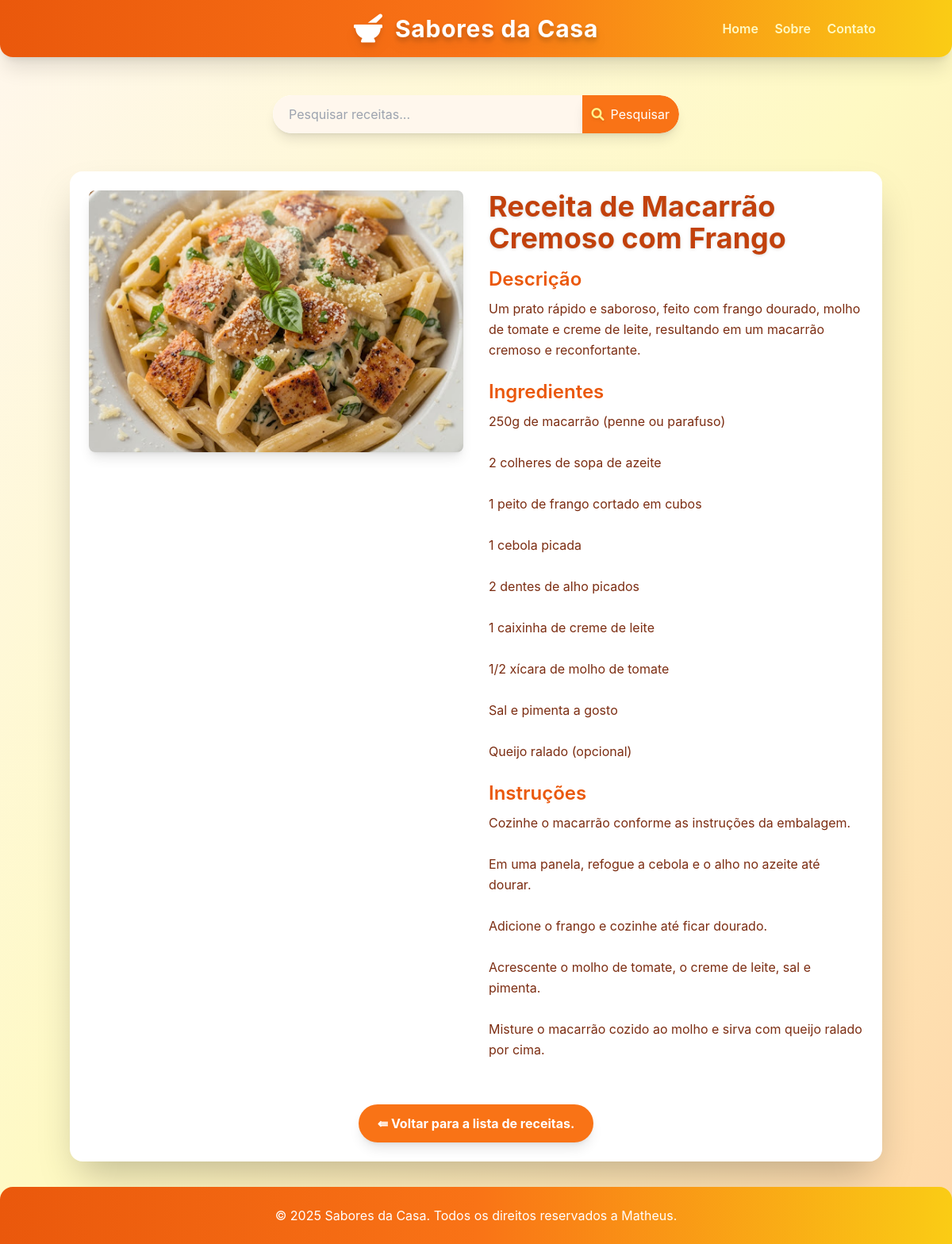
Page /receitas/receita/2/ on the committed database.
### receitas/models.py (models this page shows, shortened)
class Receita(models.Model):
    CATEGORIAS = [
        ("doces", "Doces"),
        ("salgadas", "Salgadas"),
        ("bebidas", "Bebidas"),
    ]
    title = models.CharField(max_length=200)
    description = models.TextField()
    ingredients = models.TextField()
    instructions = models.TextField()
    categoria = models.CharField(max_length=20, choices=CATEGORIAS, default="doces")
    image = models.ImageField(upload_to="receitas/images/", null=True, blank=True)
    created_at = models.DateTimeField(auto_now_add=True)
    updated_at = models.DateTimeField(auto_now=True)
    class Meta:
        verbose_name = "Receita"
        verbose_name_plural = "Receitas"
        ordering = ["-created_at"]

### receitas/views.py (the view)
# urls.py: path('receita/<int:id>/', views.receita_detail, name='receita_detail'),
def receita_detail(request, id):
    receita = get_object_or_404(Receita, pk=id)
    return render(request, "receitas/receita_detail.html", {"receita": receita})

### receitas/templates/receitas/receita_detail.html (shortened to what this page needs)
{% extends "receitas/base.html" %}
{% block content %}
<div class="flex flex-col md:flex-row gap-8">
    {% if receita.image %}
    <div class="md:w-1/2">
        <img src="{{ receita.image.url }}" alt="[Imagem da {{ receita.title }}]"
            class="w-full h-auto object-cover rounded-lg shadow-lg transition-shadow duration-300">
    </div>
    {% endif %}
    <div class="md:w-1/2">
        <h2 class="text-4xl font-bold text-orange-700 mb-4 drop-shadow">{{ receita.title }}</h2>
        <h3 class="text-2xl font-semibold text-orange-600 mb-2">Descrição</h3>
        <p class="text-orange-900 mb-6 leading-relaxed">{{ receita.description }}</p>
        <h3 class="text-2xl font-semibold text-orange-600 mb-2">Ingredientes</h3>
        <p class="text-orange-900 mb-6 leading-relaxed whitespace-pre-wrap">{{ receita.ingredients }}</p>
        <h3 class="text-2xl font-semibold text-orange-600 mb-2">Instruções</h3>
        <p class="text-orange-900 mb-6 leading-relaxed whitespace-pre-wrap">{{ receita.instructions }}</p>
    </div>
</div>
<div class="mt-8 text-center">
    <a href="{% url 'home' %}"
        class="inline-block bg-orange-500 hover:bg-orange-600 text-white font-bold py-3 px-6 rounded-full transition duration-300 ease-in-out shadow-lg">
        &lAarr; Voltar para a lista de receitas.
    </a>
</div>
{% endblock %}

### receitas/templates/receitas/base.html (style rules this page uses)
body { font-family: 'Inter', sans-serif; }

### rows in the picture
Receita: image (picture), title "Receita de Macarrão Cremoso com Frango", description "Um prato rápido e saboroso, feito com frango dourado, molho de tomate e creme de leite, resultando em um macarrão cremoso e reconfortante.", ingredients "250g de macarrão (penne ou parafuso) 2 colheres de sopa de azeite 1 peito de frango cortado em cubos 1 cebola picada 2 dentes de alho picados 1 caixinha de creme de leite 1/2 xícara de molho de tomate Sal e pimenta a gosto Queijo ralado (opcional)", instructions "Cozinhe o macarrão conforme as instruções da embalagem. Em uma panela, refogue a cebola e o alho no azeite até dourar. Adicione o frango e cozinhe até ficar dourado. Acrescente o molho de tomate, o creme de leite, sal e pimenta. Misture o macarrão cozido ao molho e sirva com queijo ralado por cima."
